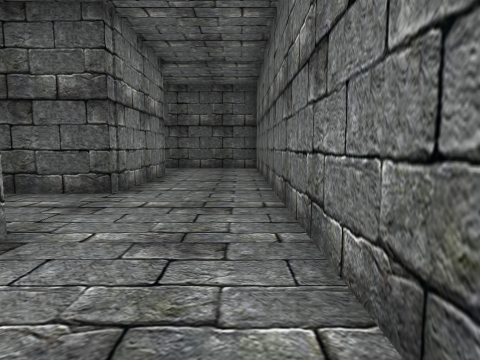
View 1 (above)

20 first-person views from a walk through a scene from a Unity 3-D project. The camera is 1.4 m above the floor, tilts 6° down and sees 75° across. The floor is counted in squares, 2 m on a side. Each view is taken from the middle of a square. On the plan, view 1 faces up. The plan holds only what a view shows up to about 10 squares ahead; the rest is blank. The place goes on beyond the plan. The player character is not drawn.

View 2
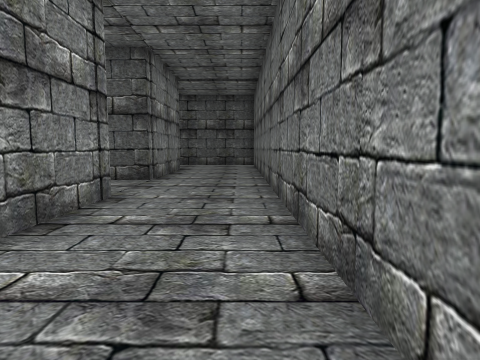

View 3
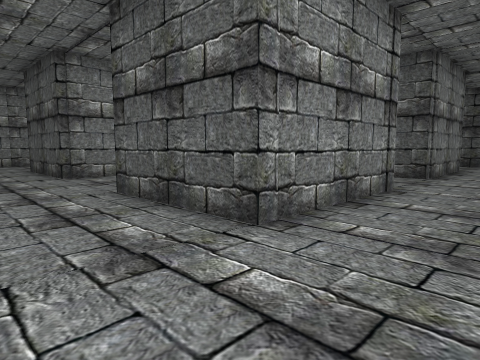

View 4
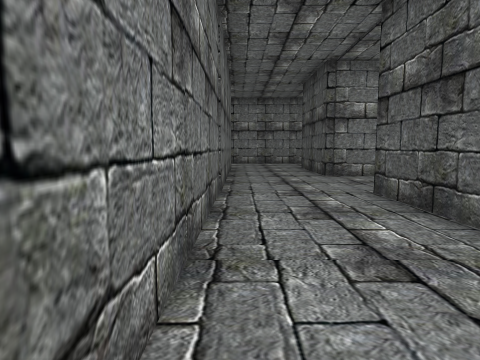

View 5
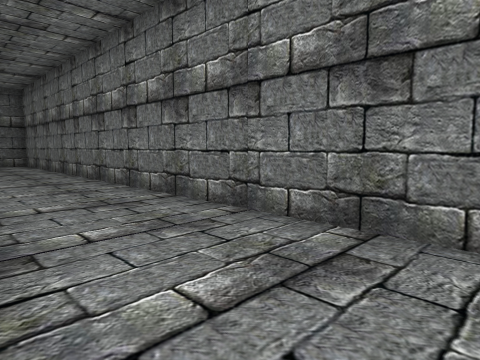

View 6
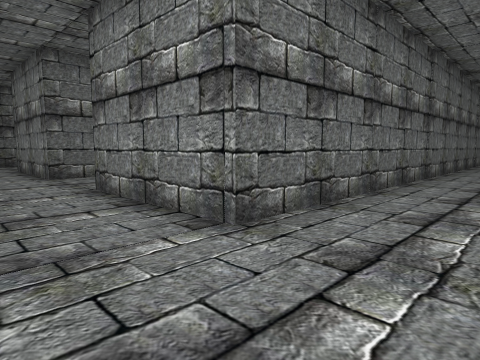

View 7
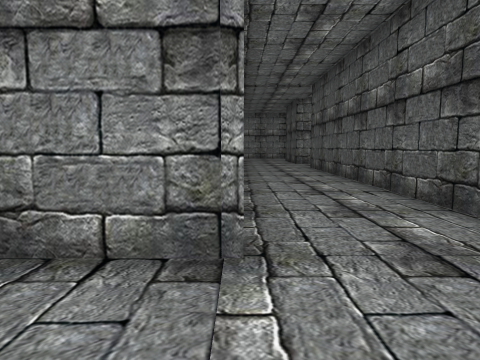

View 8
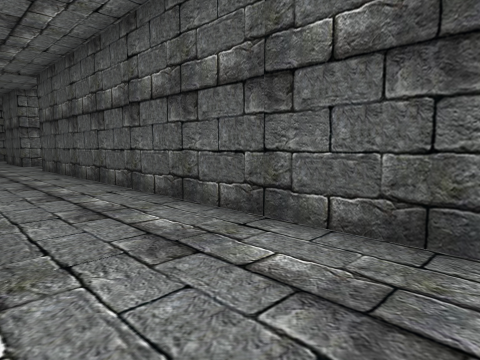

View 9
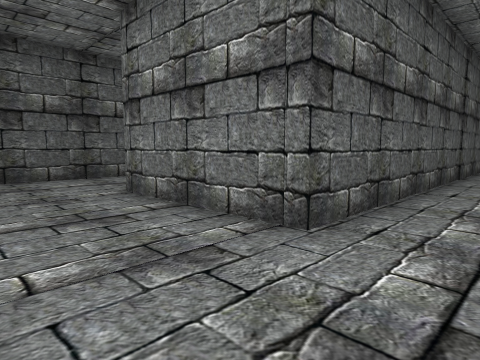

View 10
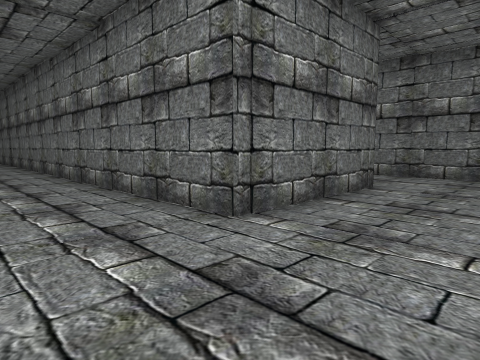

View 11
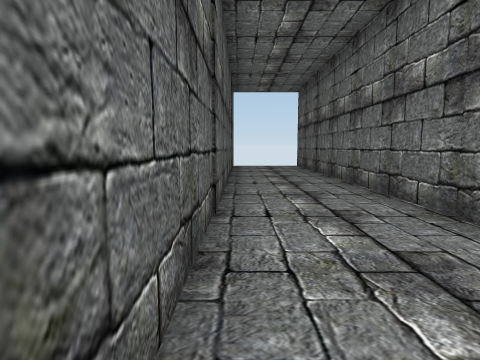

View 12
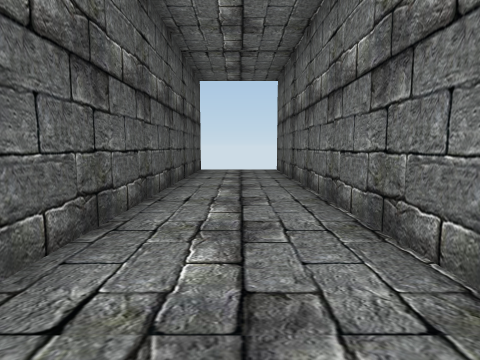

View 13
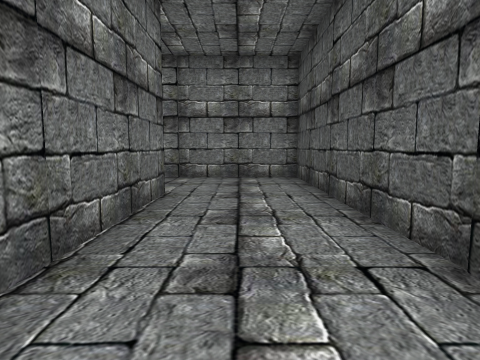

View 14
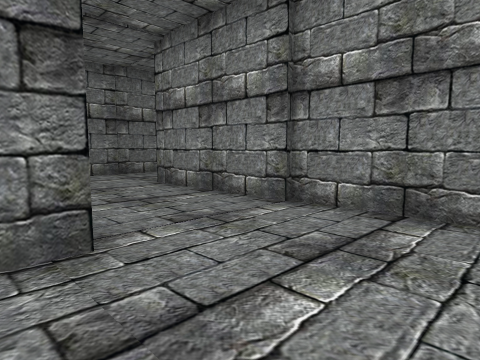

View 15
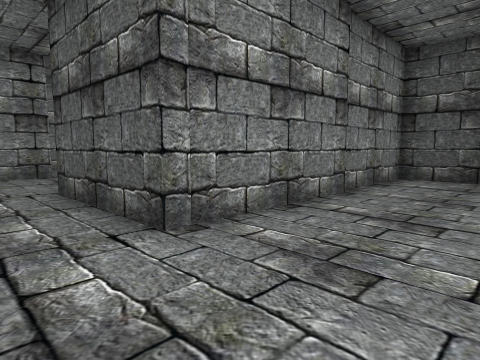

View 16
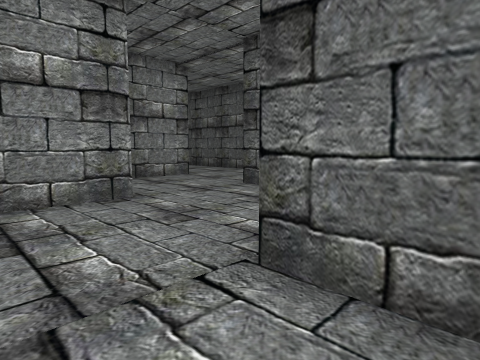

View 17
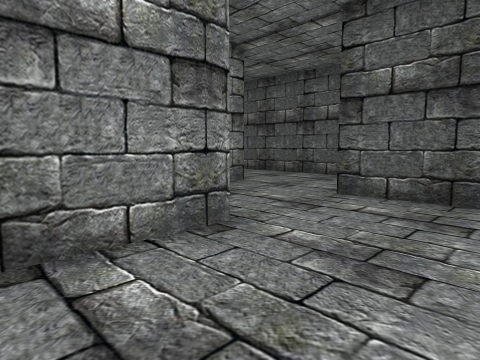

View 18
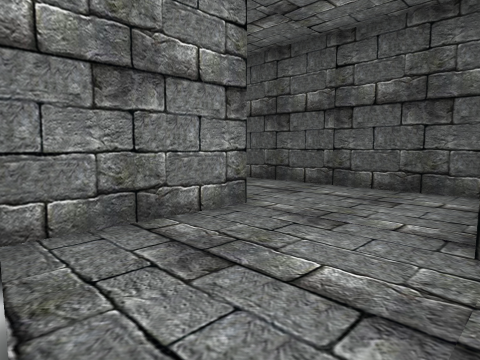

View 19
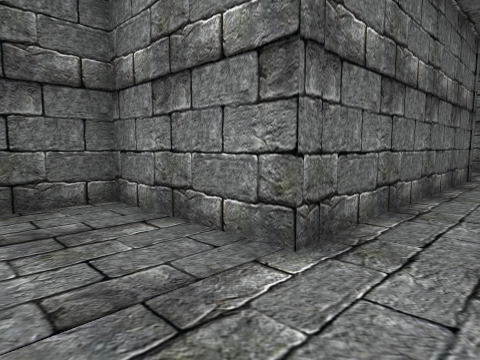

View 20
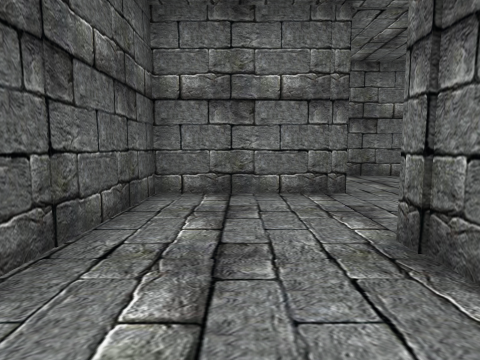

### Floor plan
Points are (right, up) in squares from view 1. A wall is a line through its corners. A room is listed if a view was taken in it or the views show most of it. See-through windows are left out.
Room 1 (views 1, 2, 3, 4, 5, 7, 8)
walls: (-7.6, 0.4) (-7.6, -0.9) (-10.6, -0.9); (-9.6, -3.3) (-0.4, -3.3); (-2.9, 2.4) (-1.9, 2.4) (-1.9, -0.9) (-4.9, -0.9); (0.5, -2.8) (0.5, 8.5); (-1.9, 8) (-1.9, 4.7) (-3.6, 4.7)
ways out: opening at (-0.5, 8) to room 2
Room 2 (views 6, 10, 11, 12, 13, 14, 15)
walls: (-0.2, 10.4) (-10.8, 10.4) (-10.8, 13.8) (3.9, 13.8); (0.5, 8.5) (0.5, 10); (-12.6, 8) (-1.9, 8); (3.9, 16.3) (-13.3, 16.3) (-13.3, 10.4)
ways out: opening at (-0.5, 8) to room 1; opening at (-13.5, 9.5) to room 3; gap at (4, 14); gap at (4, 16)
Room 3 (views 9, 16, 17, 18, 19, 20)
walls: (-19.1, 11.1) (-19.1, 9.2); (-16.3, 11) (-16.3, 12.4); (-14.6, 8) (-12.6, 8); (-17.5, 13.4) (-19.3, 13.4) (-19.3, 16.3) (-24.1, 16.3); (-13.3, 10.4) (-16.2, 10.4); (-24.5, 13.8) (-21.7, 13.8) (-21.7, 11) (-20.5, 11)
ways out: opening at (-13.5, 9.5) to room 2

Positions as (right, up) in squares from view 1, and headings:
1: (0, 0), facing up
2: (0, -2), facing up
3: (0, -3), facing up-left
4: (0, -3), facing left
5: (-2, -3), facing up-right
6: (0, 10), facing down-left
7: (0, 8), facing left
8: (0, 8), facing up-left
9: (-13, 9), facing up-right
10: (-13, 16), facing down-right
11: (-8, 16), facing right
12: (-6, 15), facing right
13: (-6, 15), facing left
14: (-10, 16), facing down-left
15: (-11, 9), facing up-left
16: (-15, 9), facing up-left
17: (-17, 9), facing up-left
18: (-19, 11), facing up-left
19: (-20, 15), facing down-left
20: (-24, 15), facing right
